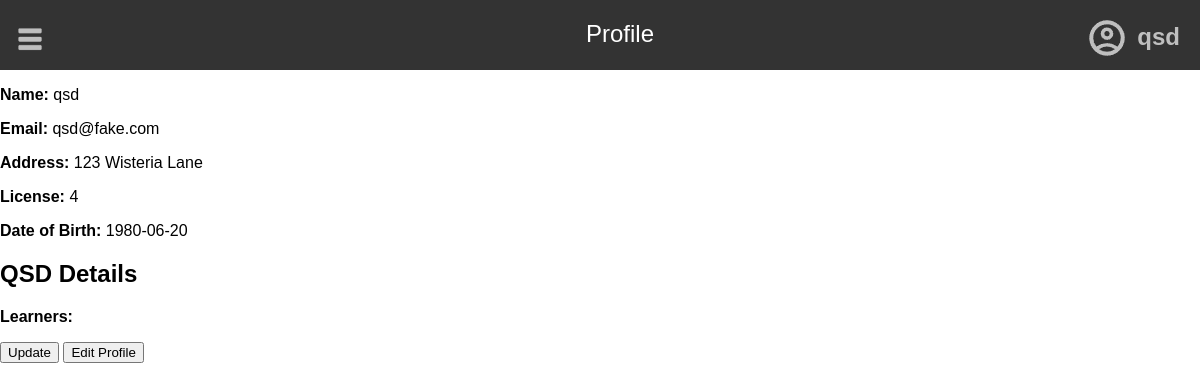
/profile/profile.php (signed in), run on an earlier commit of the app's database.
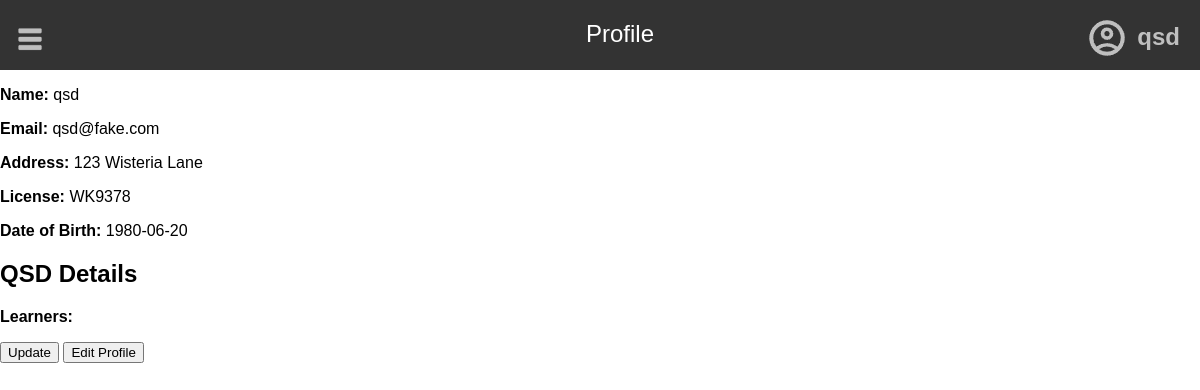
And on a later commit of the database.
### tables this page shows
CREATE TABLE users(
    id int NOT NULL AUTO_INCREMENT PRIMARY KEY,
    username varchar(100) NOT NULL,
    email varchar(100) NOT NULL UNIQUE,
    password char(255) NOT NULL,
    address varchar(100) NOT NULL,
    license varchar(100) NOT NULL UNIQUE,
    dob DATE NOT NULL,
    user_type ENUM('learner', 'instructor', 'government', 'qsd') NOT NULL,
    contact_number char(10)
) AUTO_INCREMENT = 1;

### profile/profile.php (the view, shortened to what this page needs)
<?php
require_once "../inc/dbconn.inc.php";
$user_id = $_SESSION['userid'];
$name = $_SESSION['username'];
$user_type = $_SESSION['user_type'];
$result = mysqli_query($conn, "SELECT email, address, license, dob FROM users WHERE id = $user_id");
$row = mysqli_fetch_assoc($result);
$email = $row['email'];
$address = $row['address'];
$license = $row['license'];
$dob = $row['dob'];
?>
<!DOCTYPE html>
<html lang="en">
<head>
    <link rel="stylesheet" href="../styles/styles.css">
</head>
<body>
    <?php include_once "../inc/sidebar.inc.php"; ?>
    <div id = "content">
        <form id="editForm" action="update-profile.php" method="post">
            <p><strong>Name:</strong> <?php echo htmlspecialchars($name); ?></p>
            <p class="detail"><strong>Email:</strong> <?php echo htmlspecialchars($email); ?></p>
            <p class="detail"><strong>Address:</strong> <?php echo htmlspecialchars($address); ?></p>
            <p><strong>License:</strong> <?php echo htmlspecialchars($license); ?></p>
            <p><strong>Date of Birth:</strong> <?php echo htmlspecialchars($dob); ?></p>
        </div>
        <?php if ($user_type == 'qsd'): ?>
        <h2>QSD Details</h2>
        <p><strong>Learners:</strong>
            ?></p>
        <?php endif; ?>
        <input type="submit" value="Update">
        <button id="editButton">Edit Profile</button>
</body>
</html>

### inc/sidebar.inc.php (shortened to what this page needs)
<head>
    <link rel="stylesheet" href="../styles/styles.css">
</head>
<div id="banner">
    <img id="menuIcon" src="../images/menu.png" alt="Menu Icon" style="width:40px;height:40px;">
    <?php echo "<div id =\"title\">Welcome to TLDR</div> <a href=\"../profile/profile.php\"><div id = \"banner-username\">".htmlspecialchars($_SESSION['username'])."</div>"; ?>
    <img id="profileIcon" src="../images/profile.png" alt="Profile Icon" style="width:40px;height:40px;"></a>
</div>

### styles/styles.css (style rules this page uses)
body { font-family: Arial, sans-serif; margin: 0; padding: 0; }
#banner { background-color: #333; color: #fff; height: 30px; padding: 20px 0; text-align: center; font-size: 24px; }
#menuIcon { float: left; position: relative; left: 10px; }
#profileIcon { float: right; position: relative; right: 30px; fill: white; bottom: 30px; }
#banner-username { color: #bfbfbf; font-weight: bold; position: relative; float: right; right: 20px; bottom: 25px; }
#content { transition: margin-left 0.5s ease; }

What changed in the data, as far as the page shows it:
changed users "qsd@fake.com": license "4" → "WK9378"
